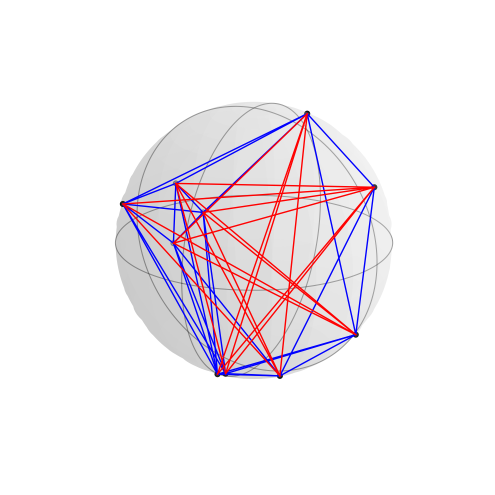
#> input picture Ramsey_thumbnail.png, 989 x 989 px (shown at 1/2 size)
$ python crop_ramsey.py
#> lines starting #> are read from the running program, lines starting #| are printed output that depends on the picture
from PIL import Image

# Open the original image
img = Image.open('Ramsey_thumbnail.png')
#> img is the input picture: PIL image 989x989 RGBA; mean R, G, B, A 243.3, 237.9, 242, 255

# Calculate cropping box for central 60% horizontally and vertically
width, height = img.size
#> width = 989; height = 989
left = int(width * 0.2)
#> left = 197
right = int(width * 0.8)
#> right = 791
top = int(height * 0.2)
#> top = 197
bottom = int(height * 0.8)
#> bottom = 791

cropped = img.crop((left, top, right, bottom))
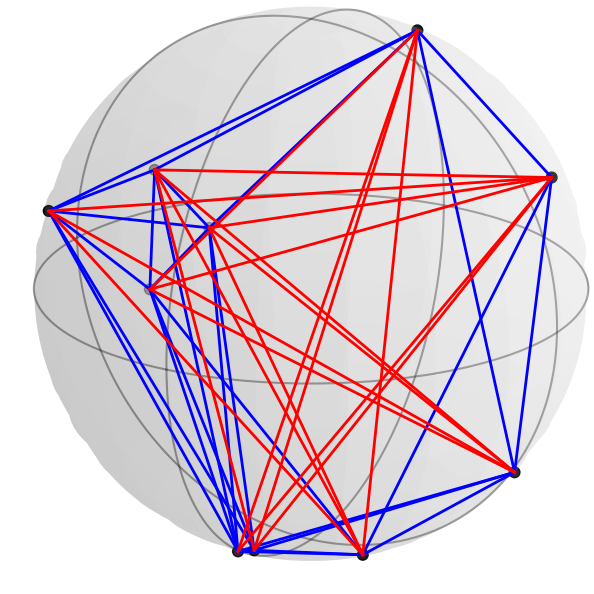
#> cropped: PIL image 594x594 RGBA; mean R, G, B, A 222.7, 207.6, 218.9, 255
cropped.save('Ramsey_thumbnail_cropped.png')
print('Cropped image saved as Ramsey_thumbnail_cropped.png')

$ run again, with Average degree 10, no triangles highlighted.png copied over Ramsey_thumbnail.png
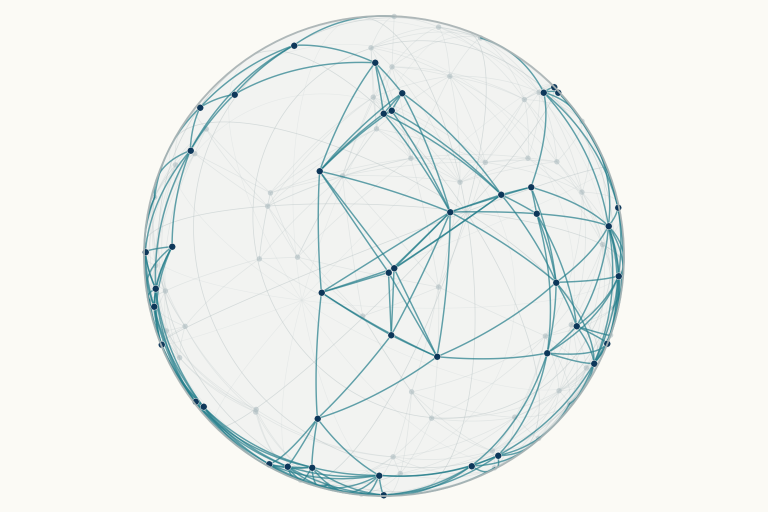
#> input picture Average degree 10, no triangles highlighted.png, 1536 x 1024 px (shown at 1/2 size)
#> img is the input picture: PIL image 1536x1024 RGBA; mean R, G, B, A 238.5, 241.4, 238.4, 255
#> `cropped = img.crop((left, top, right, bottom))`:
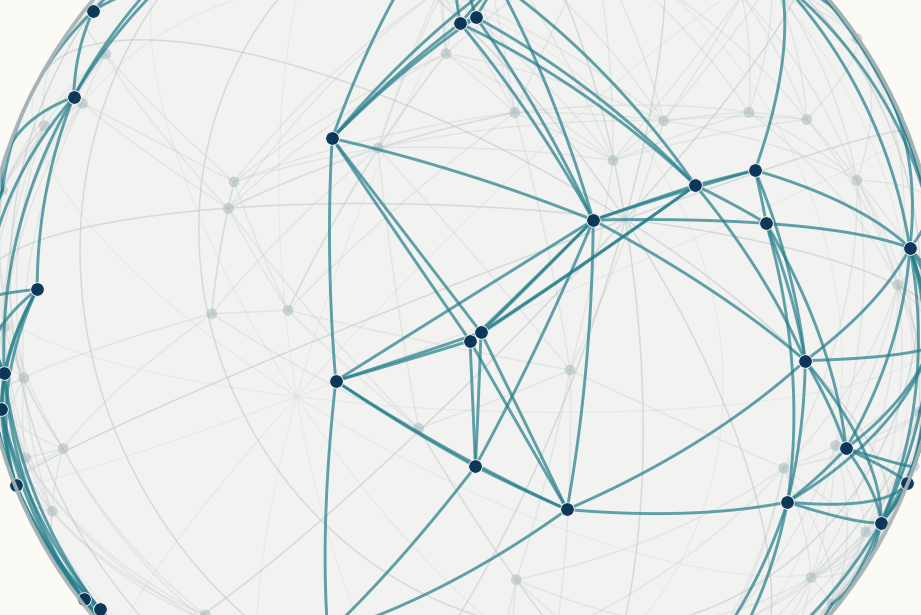
#> cropped: PIL image 921x615 RGBA; mean R, G, B, A 227.7, 233.9, 233, 255

$ run again, with Chowla_thumbnail.png copied over Ramsey_thumbnail.png
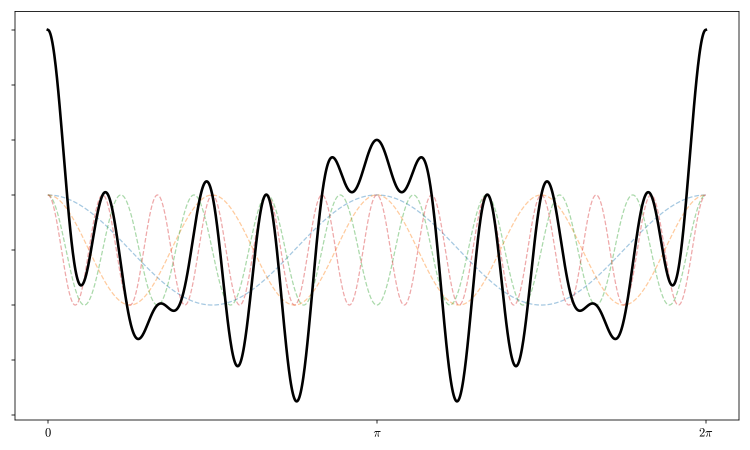
#> input picture Chowla_thumbnail.png, 1500 x 900 px (shown at 1/2 size)
#> img is the input picture: PIL image 1500x900 RGB; mean R, G, B 246.3, 246, 245.7
#> `cropped = img.crop((left, top, right, bottom))`:
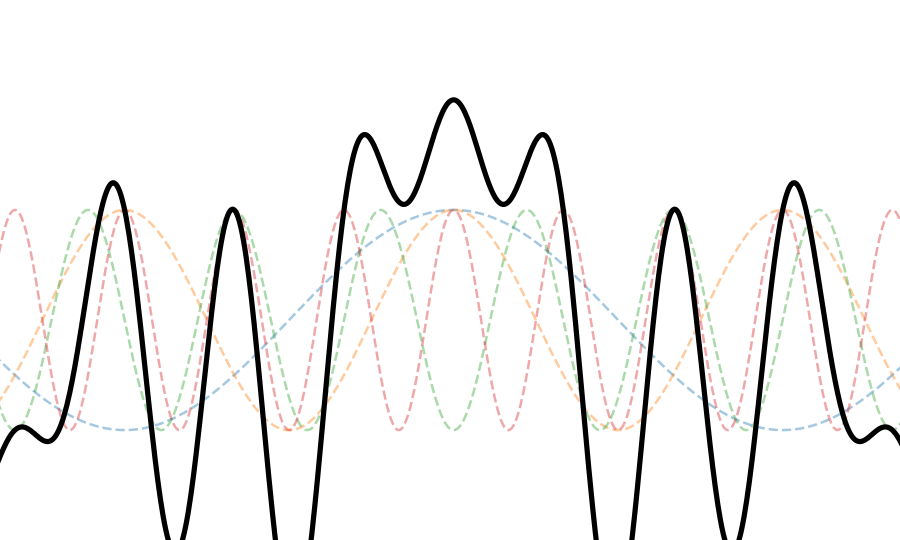
#> cropped: PIL image 900x540 RGB; mean R, G, B 242.8, 242.2, 241.6

$ run again, with Chowla_thumbnail_2.png copied over Ramsey_thumbnail.png
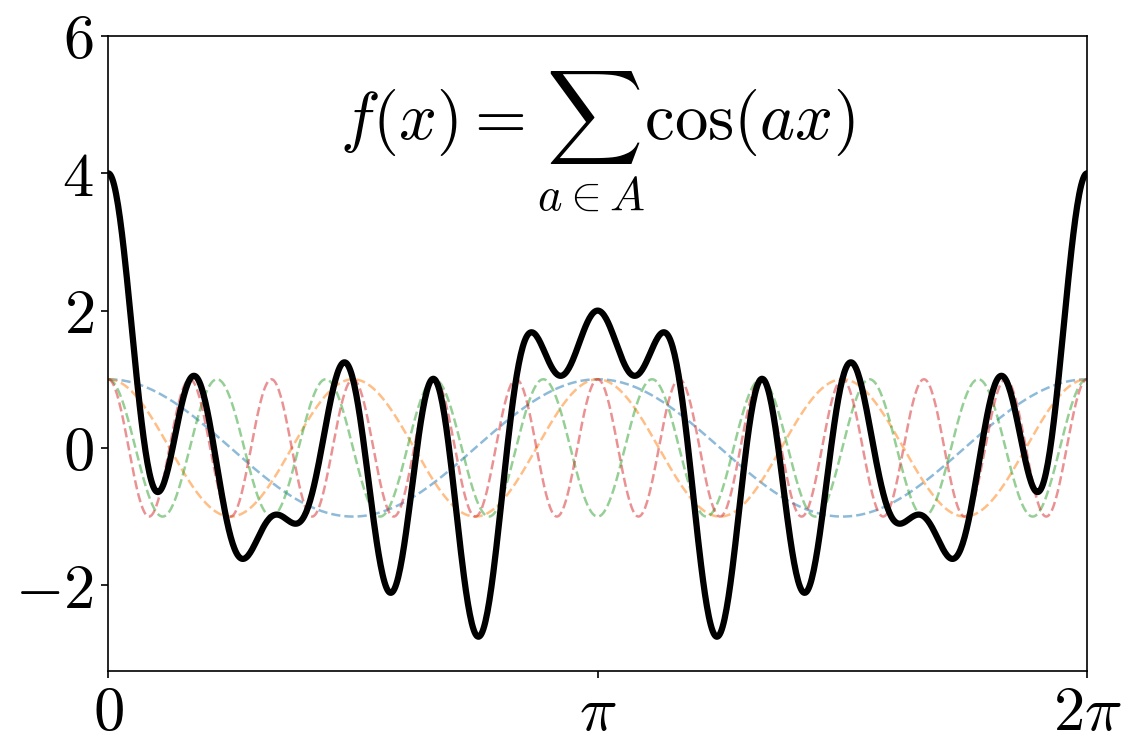
#> input picture Chowla_thumbnail_2.png, 1136 x 756 px
#> img is the input picture: PIL image 1136x756 RGBA; mean R, G, B, A 242.2, 241.9, 241.5, 255
#> `cropped = img.crop((left, top, right, bottom))`:
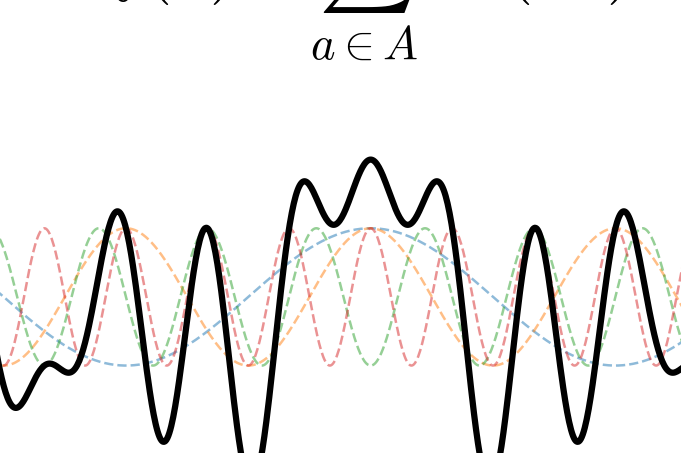
#> cropped: PIL image 681x453 RGBA; mean R, G, B, A 238.5, 237.8, 237.1, 255
